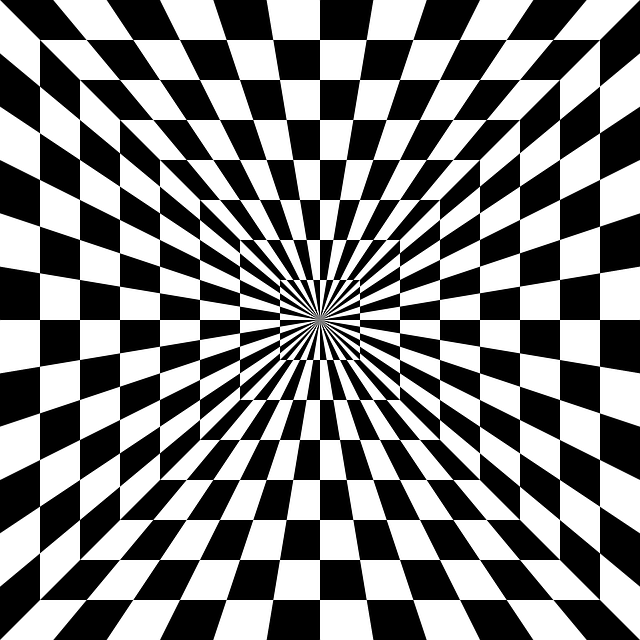
#> input picture Images/input2.png, 640 x 640 px
$ python corner.py   (Python 2 division)   (older library calls are emulated)
#> lines starting #> are read from the running program, lines starting #| are printed output that depends on the picture; after the words box and inside, x2 and y2 are one past the last pixel; in counts of white or black regions, pixels touching at a corner belong together
from scipy.ndimage import imread
from scipy.misc.pilutil import imshow
import numpy as np
from scipy import *
from scipy.signal import convolve2d as conv
import time

def gaussFilter(sigma,window = 3):
    '''
        This method is used to create a gaussian kernel to be used
        for the blurring purpose. inputs are sigma and the window size
    '''
    kernel = zeros((window,window))
    c0 = window // 2

    for x in range(window):
        for y in range(window):
            r = hypot((x-c0),(y-c0))
            val = (1.0/2*pi*sigma*sigma)*exp(-(r*r)/(2*sigma*sigma))
            kernel[x,y] = val
    return kernel / kernel.sum()

# [13 lines left out: function gaussFilterOneDim, not called in this run]

def conv1d(img,gdis,padding = 1,window = 3):
#> called with gdis = array of shape (3,), padding = 1, window = 3
    padimg = np.concatenate((np.zeros((padding,img.shape[1])),img,np.zeros((padding,img.shape[1]))),axis=0)
    img3d = np.zeros((img.shape[0],img.shape[1],window),dtype='float32')
    for i in range(window):
        img3d[:,:,i]=padimg[i:padimg.shape[0]-window+i+1,]
    filteimg = np.dot(img3d,gdis)
    return filteimg
# [4 lines left out: function gradientImg, not called in this run]


def basecorner(img,thresh=0.56):
    gradkernel = np.asarray([-1,0,1],dtype='float32')
    dx = conv1d(img,gradkernel,1,3)
    dxx = conv1d(dx,gradkernel,1,3)
    dy = np.transpose(conv1d(np.transpose(img),gradkernel,1,3))
#> call 3 of conv1d, with gdis = array of shape (3,), padding = 1, window = 3
#> after the loop in conv1d (call 3), `for i in range(window):`:
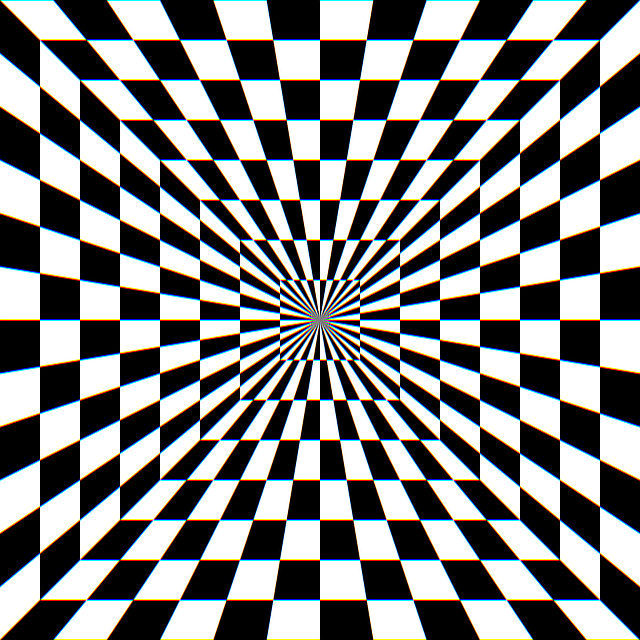
#> img3d: shape (640, 640, 3) float32; mean of channels 0, 1, 2 127.5, 127.7, 127.5; drawn as R, G, B
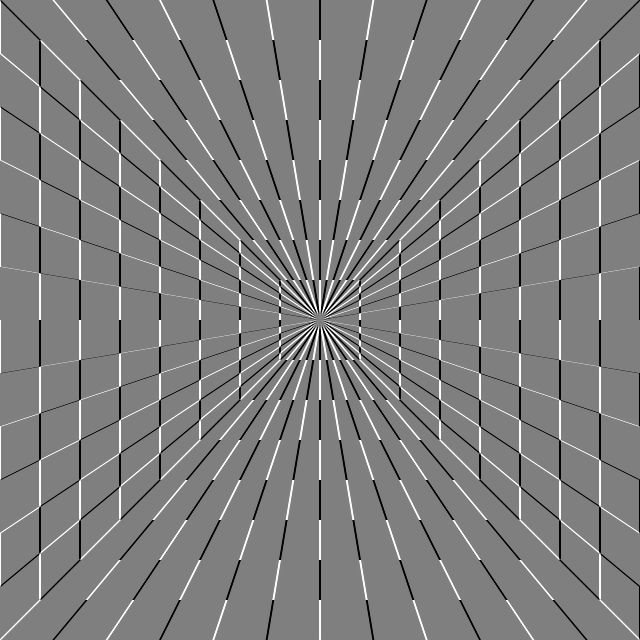
#> dy: shape (640, 640) float32; min -255, max 255, mean 0; drawn with min black and max white
    dyy = np.transpose(conv1d(np.transpose(dy),gradkernel,1,3))
#> call 4 of conv1d, with gdis = array of shape (3,), padding = 1, window = 3
#> after the loop in conv1d (call 4), `for i in range(window):`:
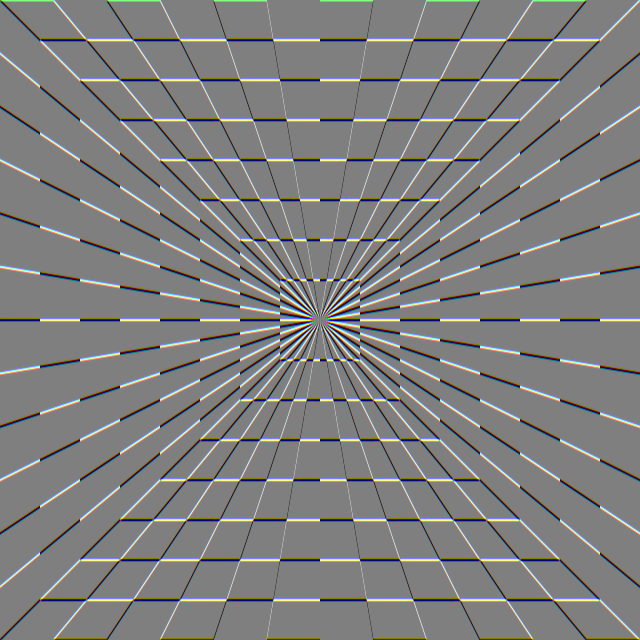
#> img3d: shape (640, 640, 3) float32; mean of channels 0, 1, 2 0.2, 0, -0.2; drawn with min black and max white
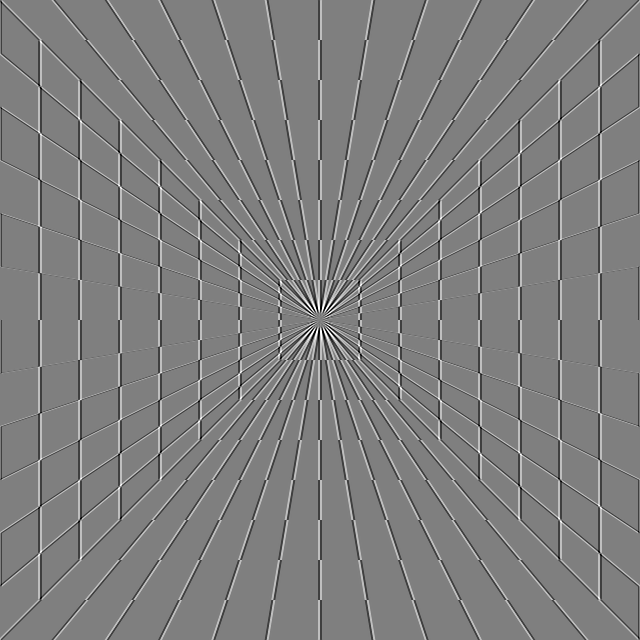
#> dyy: shape (640, 640) float32; min -510, max 510, mean -0.4; drawn with min black and max white
    dxy = np.transpose(conv1d(np.transpose(dx),gradkernel,1,3))
#> after the loop in conv1d (call 5), `for i in range(window):`:
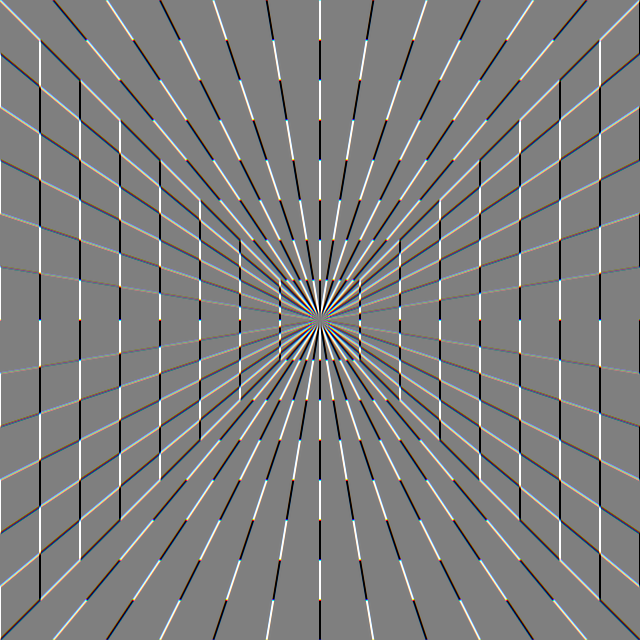
#> img3d: shape (640, 640, 3) float32; mean of channels 0, 1, 2 0, 0, 0; drawn with min black and max white
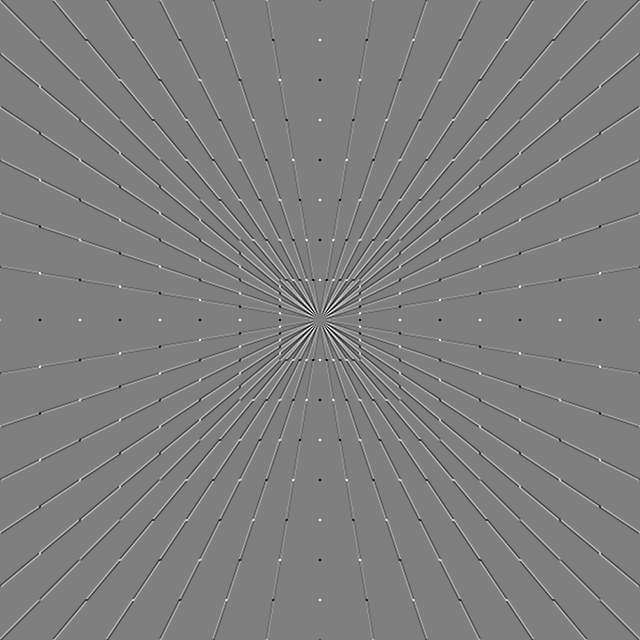
#> dxy: shape (640, 640) float32; min -510, max 510, mean 0; drawn with min black and max white
    hessian = np.zeros((img.shape[0],img.shape[1],2,2),dtype='float32')
    hessian[:,:,0,0] = dxx
    hessian[:,:,0,1] = dxy
    hessian[:,:,1,0] = dxy
    hessian[:,:,1,1] = dyy
    eaignvalue = np.linalg.eigvals(hessian)

    mask = np.zeros((img.shape[0],img.shape[1]))+255

    min = eaignvalue.min()
#> min = -1020
    max = eaignvalue.max()
#> max = 1020
    eaignvalue = (eaignvalue-min)/(max-min)
    mask[eaignvalue[:,:,0]<=thresh]=0
    mask[eaignvalue[:,:,1]<=thresh]=0
    return mask

# [27 lines left out: function harriscorner, not called in this run]
def harriscornerslow(img,thresh=0.2,sigma=1,window=3):
    gaussion = gaussFilter(sigma,window)
    gradkernel = np.asarray([-1,0,1],dtype='float32')
    dx = conv1d(img,gradkernel,1,3)
    dy = np.transpose(conv1d(np.transpose(img),gradkernel,1,3))
    dx2 = dx*dx
    dy2 = dy*dy
    dxy = dx*dy

    dx2 = conv(dx2,gaussion,mode='same')
    dy2 = conv(dy2,gaussion,mode='same')
    dxy = conv(dxy,gaussion,mode='same')

    hessian = np.zeros((img.shape[0],img.shape[1],2,2),dtype='float32')
    hessian[:,:,0,0] = dx2
    hessian[:,:,0,1] = dxy
    hessian[:,:,1,0] = dxy
    hessian[:,:,1,1] = dy2
    #cornerness = np.linalg.det(hessian) - 0.04 * np.trace(hessian, axis1 = hessian.ndim-2, axis2 = hessian.ndim-1)
#     eaignvalue = np.linalg.eigvals(hessian)
    eaignvalue = np.linalg.eigvals(hessian)
    cornerness = np.prod(eaignvalue, axis = 2) - 0.04 * np.sum(eaignvalue, axis = 2)
    mask = np.zeros((img.shape[0],img.shape[1]))+255
    min = cornerness.min()
    max = cornerness.max()
    cornerness = (cornerness-min)/(max-min)
    mask[cornerness<=thresh]=0

    return mask
image = imread('../Images/input2.png')
if len(image.shape)==3:
    image = image[:,:,0]
start = time.time()
maskbase = basecorner(image)
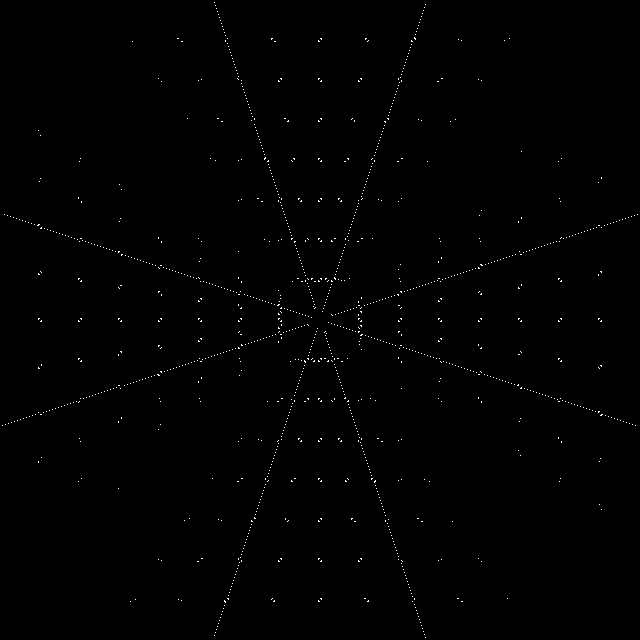
#> maskbase: shape (640, 640) float64; 0.41% white in thin lines or dots
print time.time()-start
start = time.time()
maskharrisslow = harriscornerslow(image)
#> (the run stopped early here; a loop or call above may not have finished)
